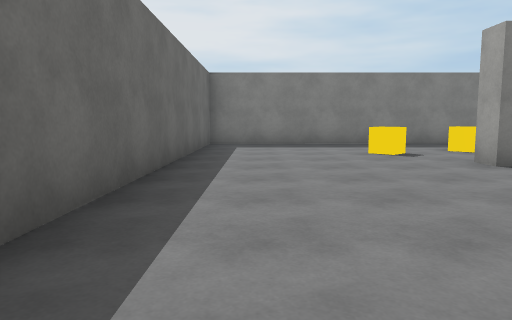
view 1 (above)

24 first-person views from a walk through a Unity game level. The camera is 1.2 m above the floor, tilts 6° down and sees 70° across. The floor is counted in squares, 2 m on a side. Each view is taken from the middle of a square. On the plan, view 1 faces up. The plan holds only what a view shows up to about 10 squares ahead; the rest is blank. The place goes on beyond the plan. The player is left out. Surface patterns are stand-ins for the level's own textures.

view 2
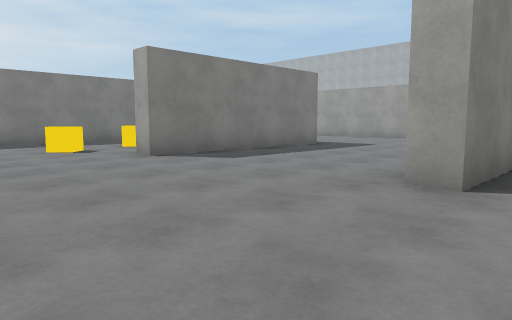

view 3
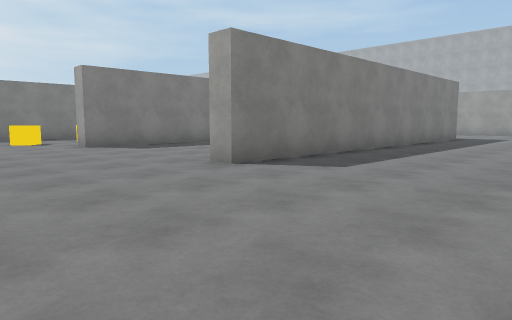

view 4
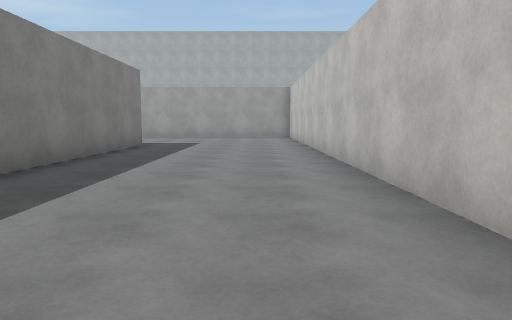

view 5
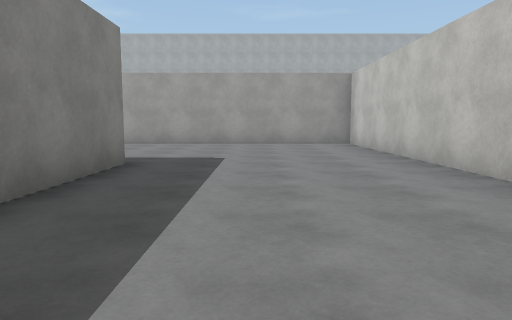

view 6
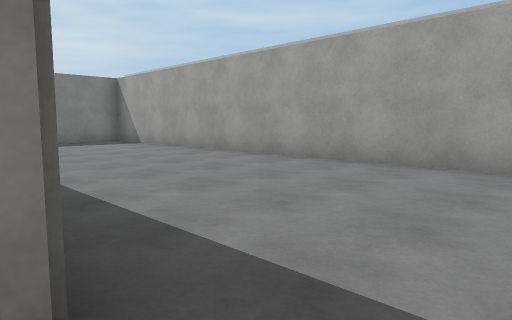

view 7
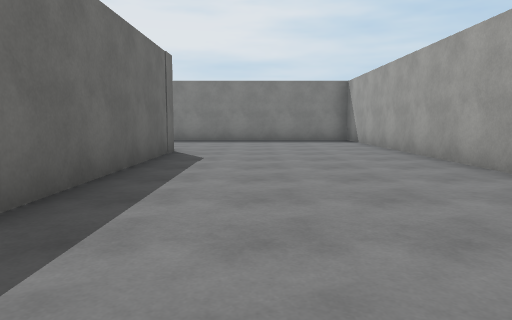

view 8
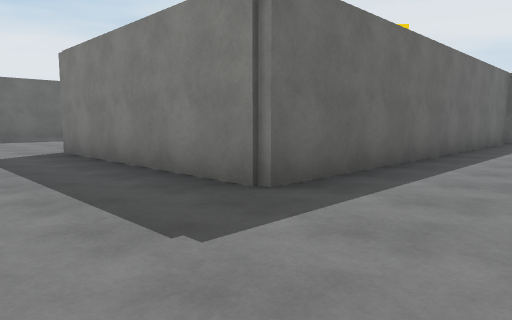

view 9
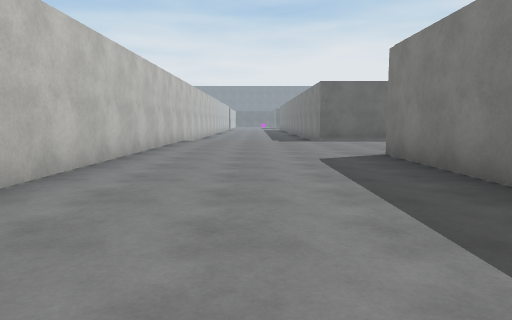

view 10
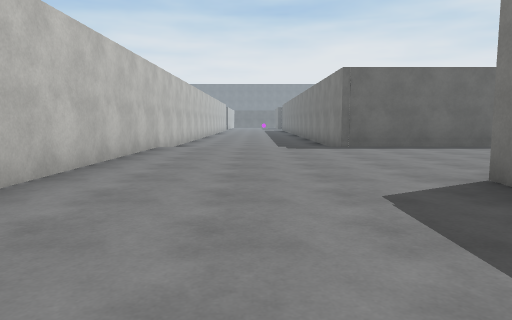

view 11
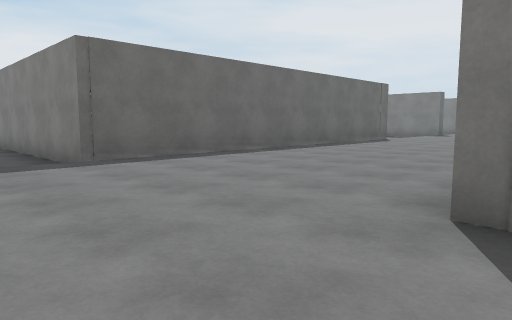

view 12
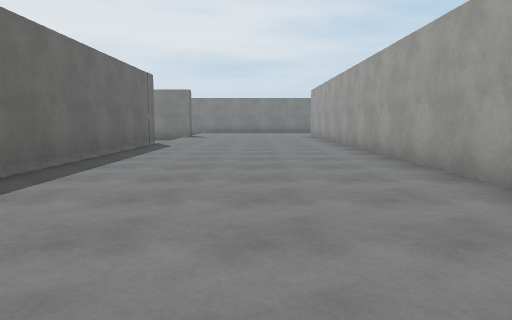

view 13
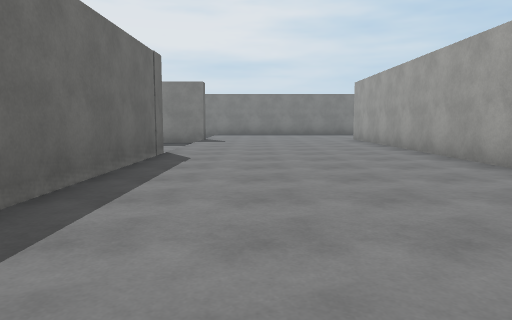

view 14
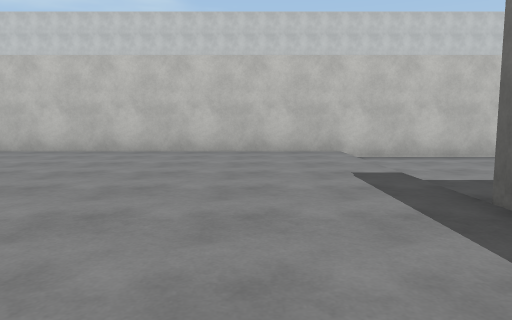

view 15
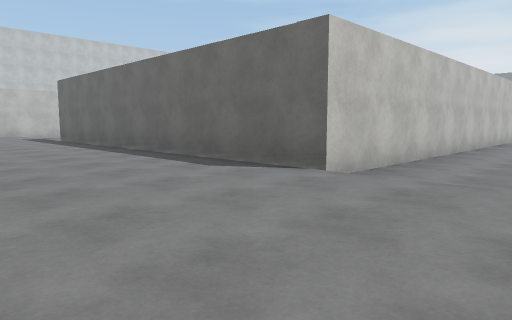

view 16
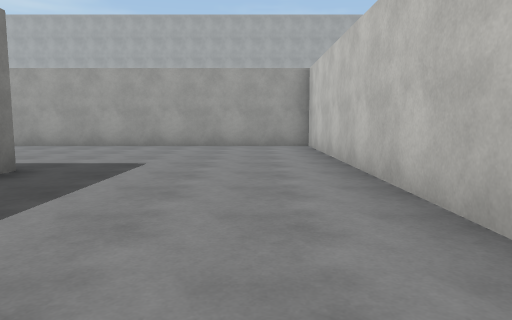

view 17
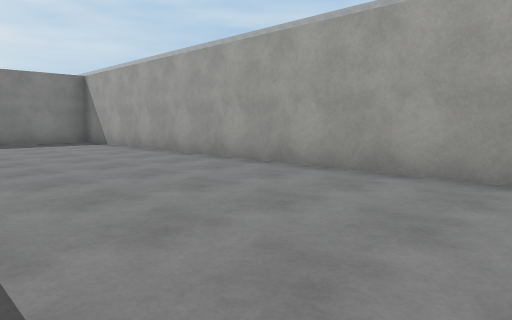

view 18
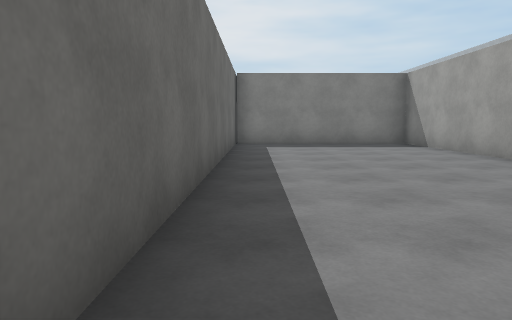

view 19
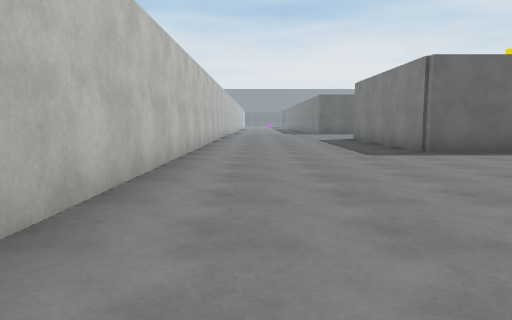

view 20
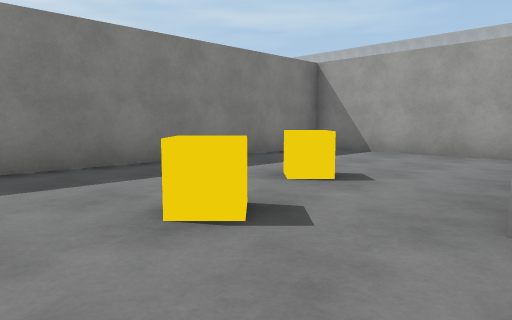

view 21
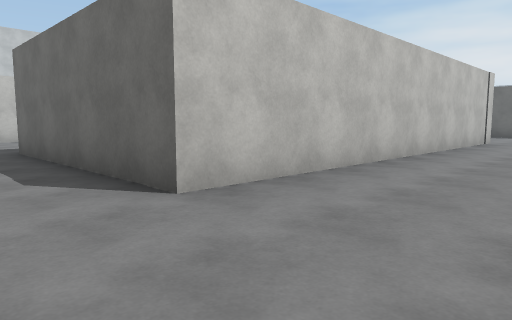

view 22
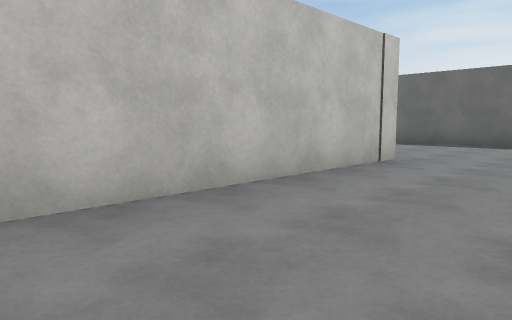

view 23
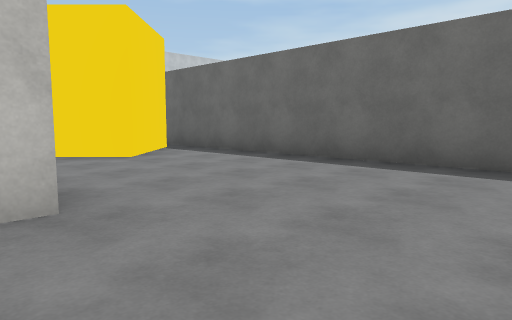

view 24
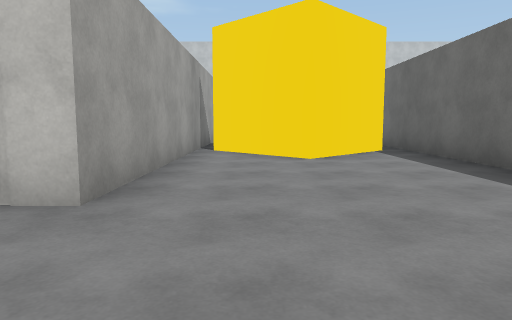

### Floor plan
Key: @ floor where view 1 was taken; # wall or solid block; . main floor; - floor 0.25 m lower than the main floor; / step, stairs or slope; C cube.
Columns run from 15 left of view 1 to 18 right of it. Each row starts with its distance up from view 1.
 13    /.....# .... ....  ......#
 12 ---/.....#..................#
 11 ---/.....#..................#
 10 ####.....#....##########....######
  9    #.....#....#........#....#....#
  8    #.....#....#........#....#....#
  7    #.....#.#..#...CC...#....#....#
  6    #.....####.#........#....#....#
  5    #.....## ###....#####....#....#
  4    #.....#   ##.............#....#
  3    #.....#   ##.............#....#
  2    #.....#   ##.............#....#
  1    #.....######.............#....#
  0 ####...........@...##########....#
 -1  ---.............................#
 -2  ---.............................#
 -3  ---.............................#
 -4 ----.............................#
 -5 ##################################

Where each view was taken, in squares from view 1:
view 1: 0 up, 0 right, facing up
view 2: 1 down, 0 right, facing up-right
view 3: 4 down, 0 right, facing up-right
view 4: 3 down, 4 right, facing right
view 5: 3 up, 3 right, facing right
view 6: 4 up, 8 right, facing up-right
view 7: 3 up, 10 right, facing up
view 8: 2 down, 1 right, facing up-left
view 9: 2 down, 0 right, facing left
view 10: 2 down, 3 left, facing left
view 11: 2 down, 6 left, facing up-left
view 12: 0 up, 9 left, facing up
view 13: 3 up, 10 left, facing up
view 14: 3 up, 10 left, facing down
view 15: 13 up, 8 left, facing down-left
view 16: 3 down, 9 right, facing right
view 17: 1 down, 14 right, facing up-right
view 18: 0 up, 14 right, facing up
view 19: 3 down, 6 right, facing left
view 20: 5 up, 1 right, facing up-right
view 21: 13 up, 10 right, facing down-left
view 22: 13 up, 4 right, facing down-left
view 23: 13 up, 1 left, facing down-left
view 24: 13 up, 3 left, facing down
